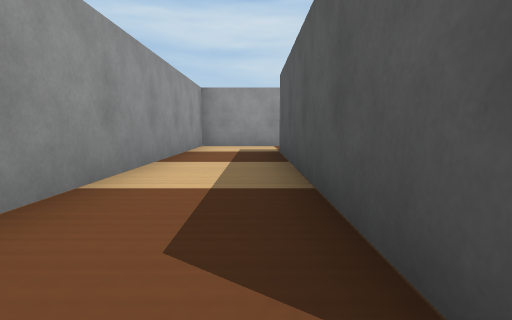
view 1 (above)

19 first-person views from a walk through a world built for the Webots simulator. The camera is 0.05 m above the floor, tilts 6° down and sees 80° across. The floor is counted in squares, 0.1 m on a side. Each view is taken from the middle of a square. On the plan, view 1 faces up. The plan holds only what a view shows up to about 9 squares ahead; the rest is blank. Robots are left out. Webots' stock objects and surfaces are drawn as simple stand-ins.

view 2
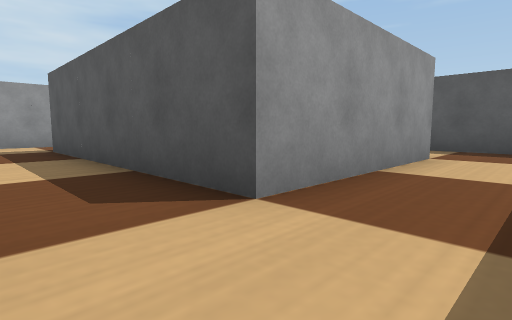

view 3
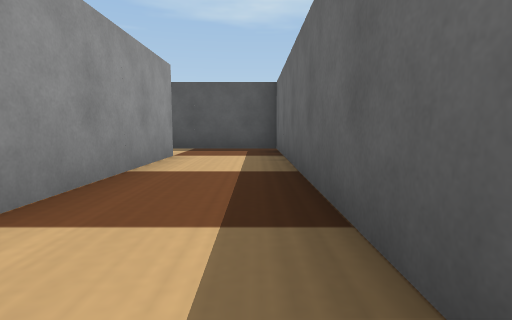

view 4
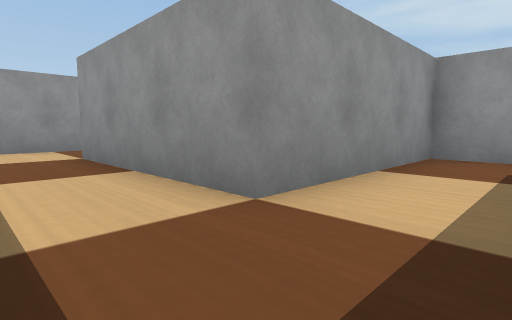

view 5
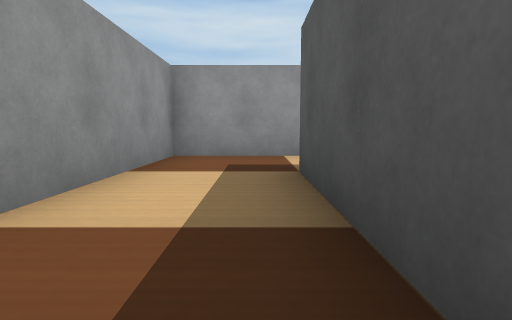

view 6
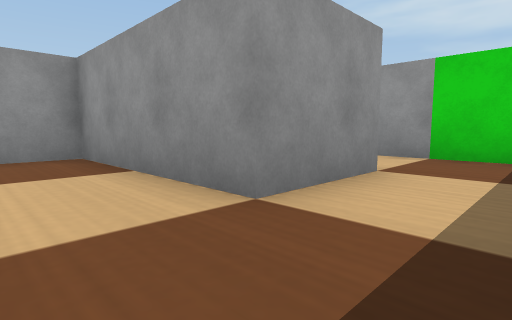

view 7
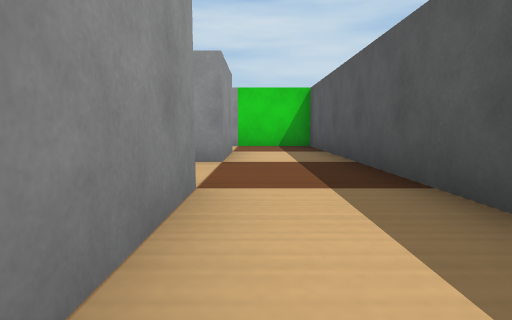

view 8
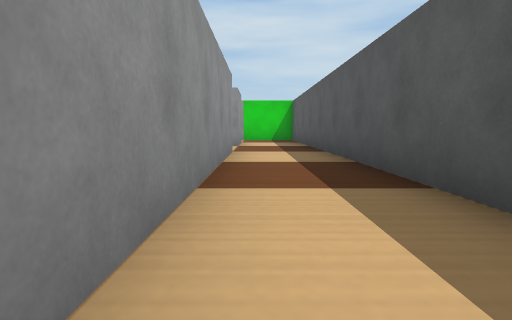

view 9
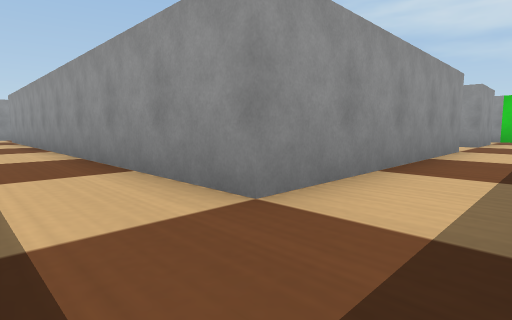

view 10
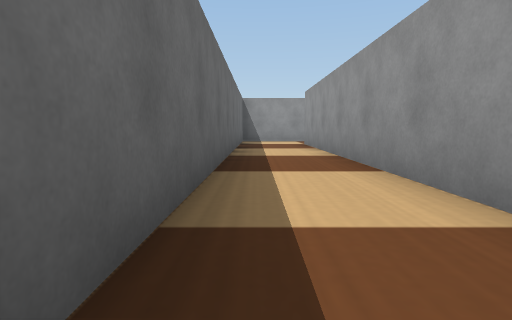

view 11
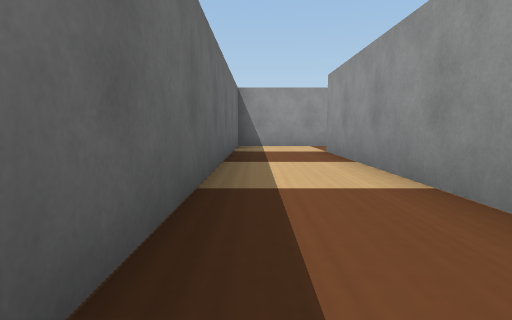

view 12
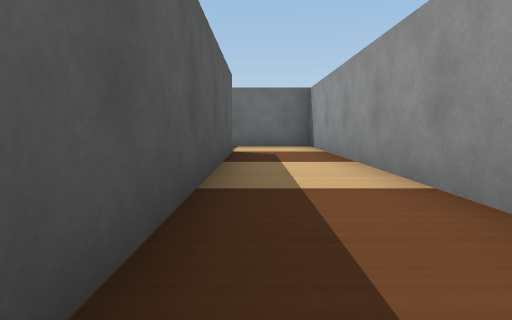

view 13
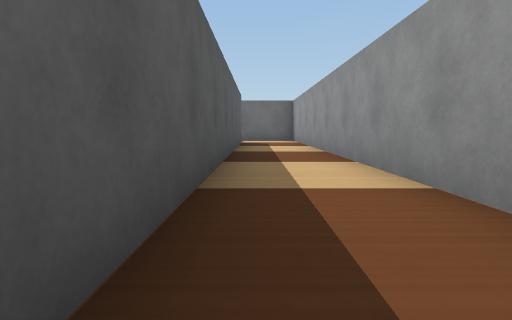

view 14
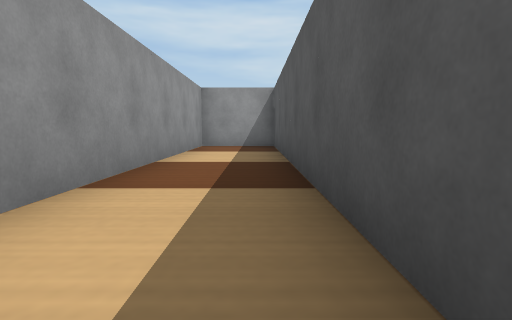

view 15
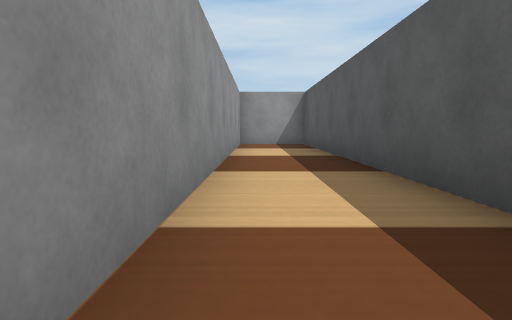

view 16
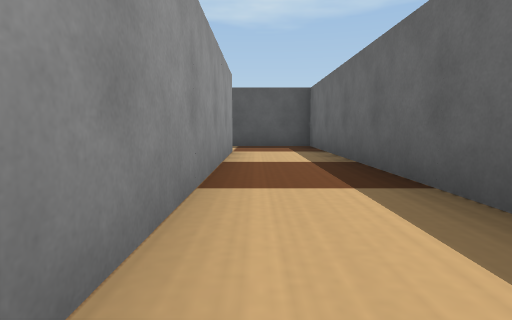

view 17
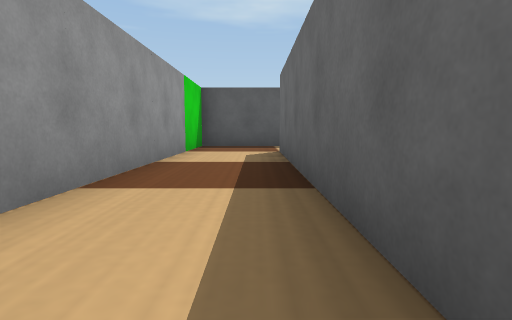

view 18
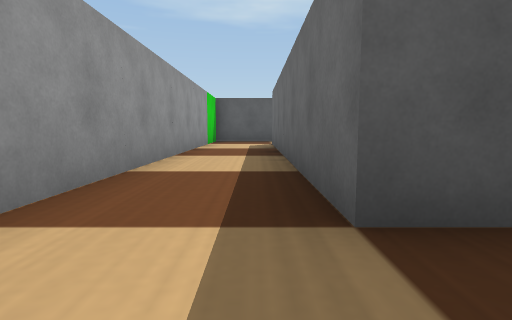

view 19
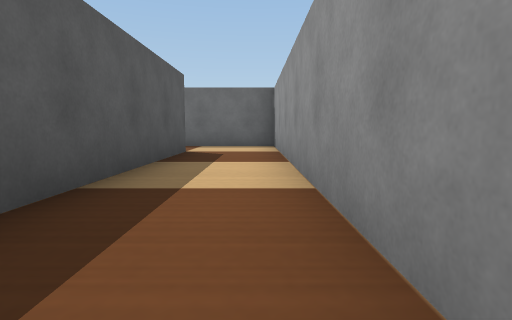

### Floor plan
Points are (right, up) in squares from view 1. A wall is a line through its corners. A room is listed if a view was taken in it or the views show most of it. See-through windows are left out.
Room 1 (views 1, 2, 3, 4, 5, 17, 18, 19)
walls: (8.5, 4.5) (4.5, 4.5) (4.5, 0.5) (0.5, 0.5) (0.5, 6.5) (8.5, 6.5); (8.6, 8.5) (-1.5, 8.5) (-1.5, -1.5) (6.5, -1.5) (6.5, 2.5)
ways out: opening at (7.5, 5.5) to room 2
Room 2 (views 6, 7, 8, 9, 10, 11, 12, 13, 14, 15, 16)
walls: (8.5, 2.6) (8.5, -3.5) (-3.5, -3.5) (-3.5, 10.5) (-5.5, 10.5) (-5.5, -5.5) (10.5, -5.5) (10.5, 8.5); (8.5, 6.5) (8.5, 4.5)
ways out: opening at (7.5, 5.5) to room 1
objects: green box (9, 9) to (10, 10)

Where each view was taken, in squares from view 1:
view 1: 0 up, 0 right, facing up
view 2: 1 down, 1 left, facing up-right
view 3: 1 down, 1 left, facing right
view 4: 1 down, 6 right, facing up-left
view 5: 1 down, 6 right, facing up
view 6: 3 up, 10 right, facing up-left
view 7: 0 up, 9 right, facing up
view 8: 4 down, 9 right, facing up
view 9: 5 down, 10 right, facing up-left
view 10: 5 down, 6 right, facing left
view 11: 5 down, 3 right, facing left
view 12: 3 up, 4 left, facing down
view 13: 7 up, 4 left, facing down
view 14: 2 up, 4 left, facing up
view 15: 1 up, 5 left, facing up
view 16: 4 down, 2 right, facing right
view 17: 7 up, 2 right, facing right
view 18: 7 up, 1 left, facing right
view 19: 7 up, 1 left, facing down
